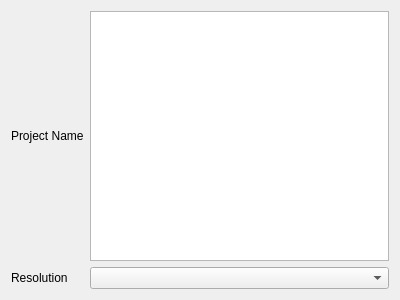
<?xml version="1.0" encoding="UTF-8"?>
<ui version="4.0">
 <class>Dialog</class>
 <widget class="QDialog" name="Dialog">
  <property name="geometry">
   <rect>
    <x>0</x>
    <y>0</y>
    <width>400</width>
    <height>300</height>
   </rect>
  </property>
  <property name="windowTitle">
   <string>Dialog</string>
  </property>
  <layout class="QHBoxLayout" name="horizontalLayout">
   <item>
    <layout class="QGridLayout" name="gridLayout">
     <item row="0" column="0">
      <widget class="QLabel" name="label">
       <property name="text">
        <string>Project Name</string>
       </property>
      </widget>
     </item>
     <item row="0" column="1">
      <widget class="QTextEdit" name="textEdit"/>
     </item>
     <item row="1" column="0">
      <widget class="QLabel" name="label_2">
       <property name="text">
        <string>Resolution</string>
       </property>
      </widget>
     </item>
     <item row="1" column="1">
      <widget class="QComboBox" name="comboBox"/>
     </item>
    </layout>
   </item>
  </layout>
 </widget>
 <resources/>
 <connections/>
</ui>
